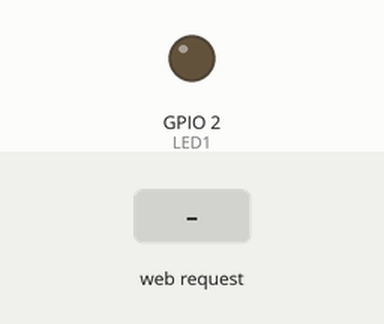
Recording of a sketch running on a simulated ESP32. Parts: output pins drawn as LEDs (lit = HIGH). The test bench sets the inputs (shaded band). WiFi joins after 1.5 s; servers stay silent unless stated; what the sketch prints to the serial monitor is not drawn.

Above: at 2.7 s.
2.8 s: HTTP request GET /LED=ON received
At 3.7 s:
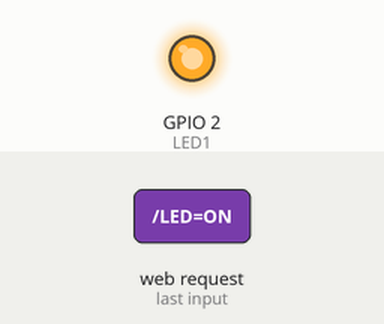
4.3 s: HTTP request GET /LED=OFF received
At 4.8 s:
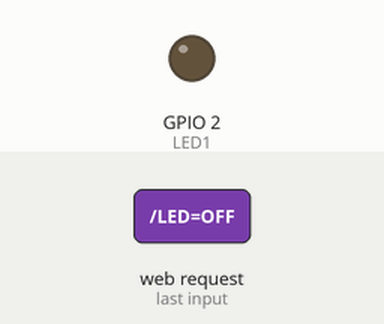
Timing chart, 0 to 7.3 s (numbered marks = the images above; inputs shaded):
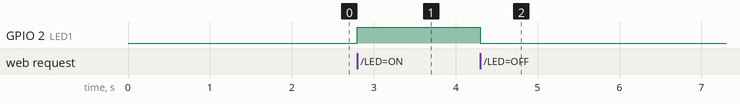

The sketch:

Control_LED_WiFi2.ino
```cpp
#include <WiFi.h>

const char* ssid     = "Full 24 Jam";  // Sesuaikan dengan hospot/wifi anda
const char* password = "12345678";       // Sesuaikan juga pada password

int LED1 = 2; // sesuaikan dengan jalur pin yang anda pakai
WiFiServer server(80);
void setup() {
  Serial.begin(115200); // pastikan anda setel serial di 115200
  delay(10);

  pinMode(LED1, OUTPUT);
  digitalWrite(LED1, LOW);

  Serial.println();
  Serial.print("Connecting to ");
  Serial.println(ssid);

  WiFi.begin(ssid, password);

  while (WiFi.status() != WL_CONNECTED) {
    delay(500);
    Serial.print(".");
  }

  Serial.println("");
  Serial.println("WiFi connected");

  server.begin();
  Serial.println("Server started");

  Serial.print("Use this URL to connect: ");
  Serial.print("http://");
  Serial.print(WiFi.localIP());
  Serial.println("/");
}

void loop() {
  // Check if a client has connected
  WiFiClient client = server.available();
  if (!client) {
    return;
  }

  Serial.println("New client connected");
  while (!client.available()) {
    delay(1);
  }

  String request = client.readStringUntil('\r');
  Serial.println(request);
  client.flush();

  int value = LOW;
  if (request.indexOf("/LED=ON") != -1) {
    digitalWrite(LED1, HIGH);
    value = HIGH;
  }
  if (request.indexOf("/LED=OFF") != -1) {
    digitalWrite(LED1, LOW);
    value = LOW;
  }

  client.println("HTTP/1.1 200 OK");
  client.println("Content-Type: text/html");
  client.println(""); // wajib ada
  client.println("<!DOCTYPE HTML>");
  client.println("<html>");

  client.print("LED pin is now: ");
  if (value == HIGH) {
    client.print("On");
  } else {
    client.print("Off");
  }

  client.println("<br><br>");
  client.println("<a href=\"/LED=ON\"><button>Turn On</button></a>");
  client.println("<a href=\"/LED=OFF\"><button>Turn Off</button></a><br />");
  client.println("</html>");

  delay(1);
  Serial.println("Client disconnected");
  Serial.println("");
}
```

Measured:
- after the input at 2.8 s, GPIO 2 (LED1): LOW → HIGH at once
- after the input at 4.3 s, GPIO 2 (LED1): HIGH → LOW at once
